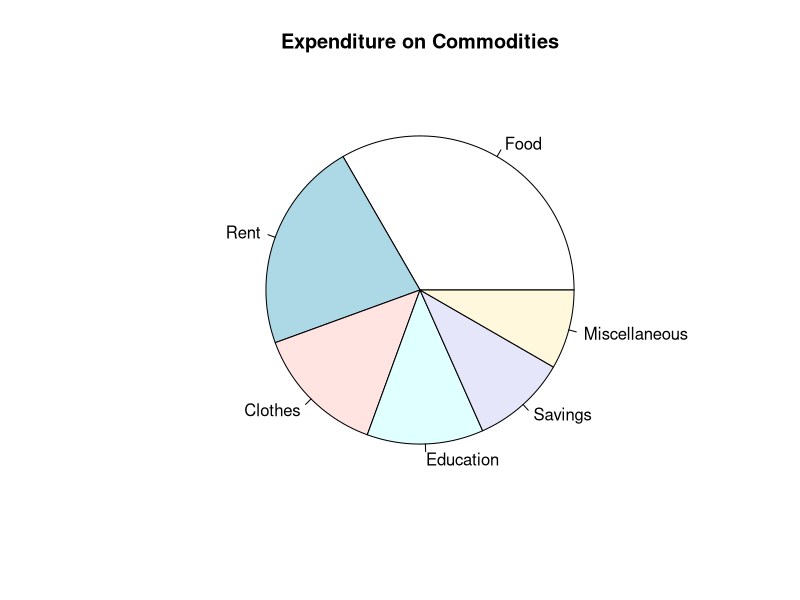
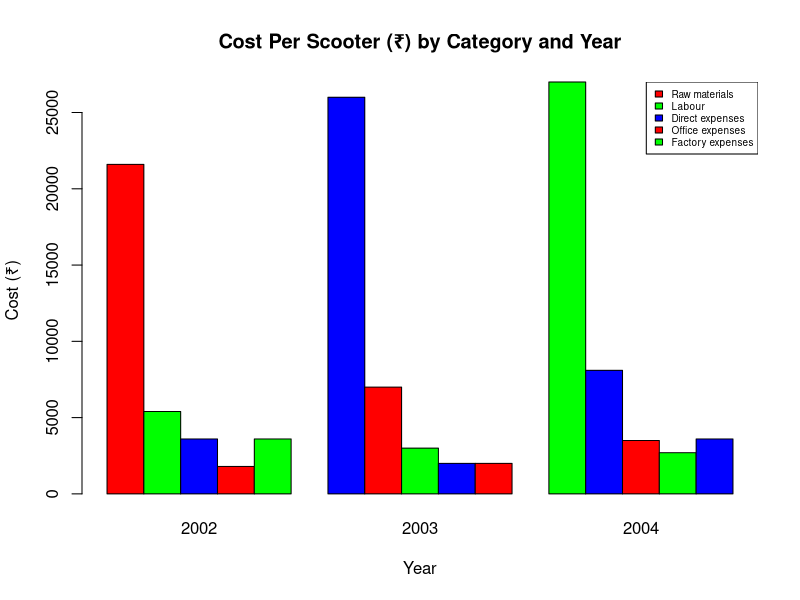
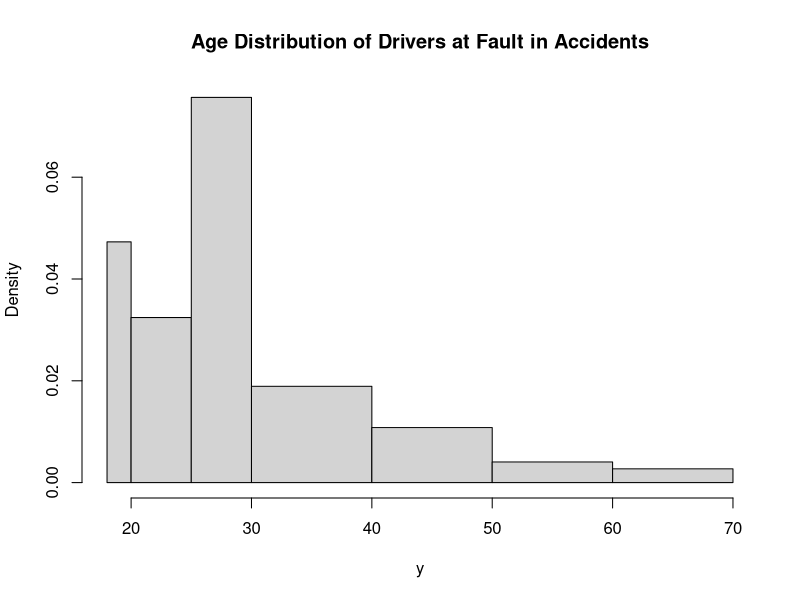
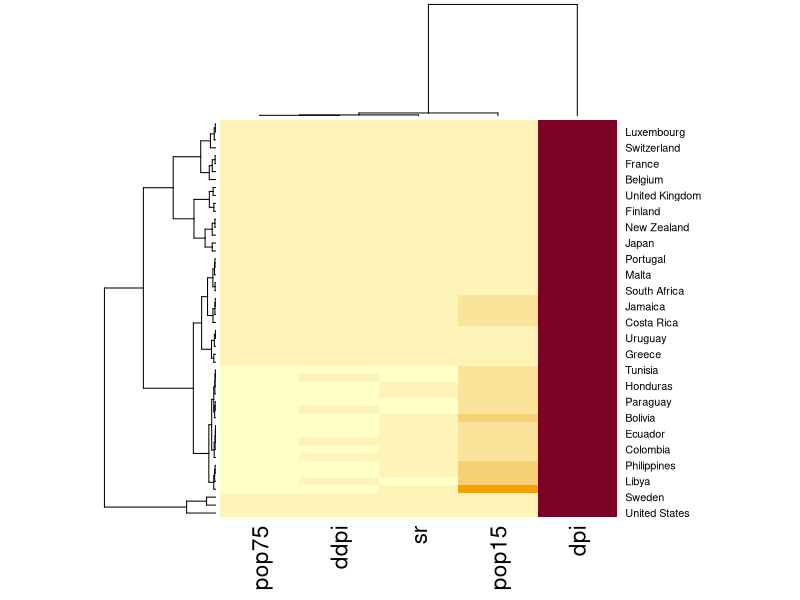

Generate these figures, in order, with R:
# Q6. Represent the following data by pie diagram
commodity <- c("Food", "Rent", "Clothes", "Education", "Savings", "Miscellaneous")
expenditure <- c(300, 200, 125, 110, 90, 75)

pie(expenditure, labels = commodity, main = "Expenditure on Commodities")

# Q7. Represent the following data by subdivided bar diagram
years <- c(2002, 2003, 2004)
raw_materials <- c(21600, 26000, 27000)
labour <- c(5400, 7000, 8100)
direct_expenses <- c(3600, 3000, 3500)
office_expenses <- c(1800, 2000, 2700)
factory_expenses <- c(3600, 2000, 3600)

expenses <- c("Raw materials", "Labour", "Direct expenses","Office expenses", "Factory expenses")

cost_matrix <- rbind(raw_materials, labour, direct_expenses, office_expenses, factory_expenses)

barplot(cost_matrix, beside = TRUE, col = rainbow(length(raw_materials)),names.arg = years, main = "Cost Per Scooter (₹) by Category and Year", xlab = "Year", ylab = "Cost (₹)")
legend("topright", legend = expenses, fill = rainbow(length(raw_materials)), cex = 0.6)

# Q8. The following frequency distribution table gives age distribution gives the age of drivers who were at fault in accidents during a 1-week period in a city
# Draw a histogram

age_groups <- c("18-20", "20-25", "25-30", "30-40", "40-50", "50-60", "60-70")

lb=c(18,20,25,30,40,50,60)
lb
ub=c(20,25,30,40,50, 60, 70)
ub
f=c(7, 12, 28, 14, 8, 3, 2)
breaks=c(18,ub)
x=(lb+ub)/2
x
y=rep(x,f)
y
hist(y,breaks,main = "Age Distribution of Drivers at Fault in Accidents")

# Q9.Create a heatmap using LifeCycleSavings dataset

data("LifeCycleSavings")
data=as.matrix(LifeCycleSavings)
heatmap(data)
